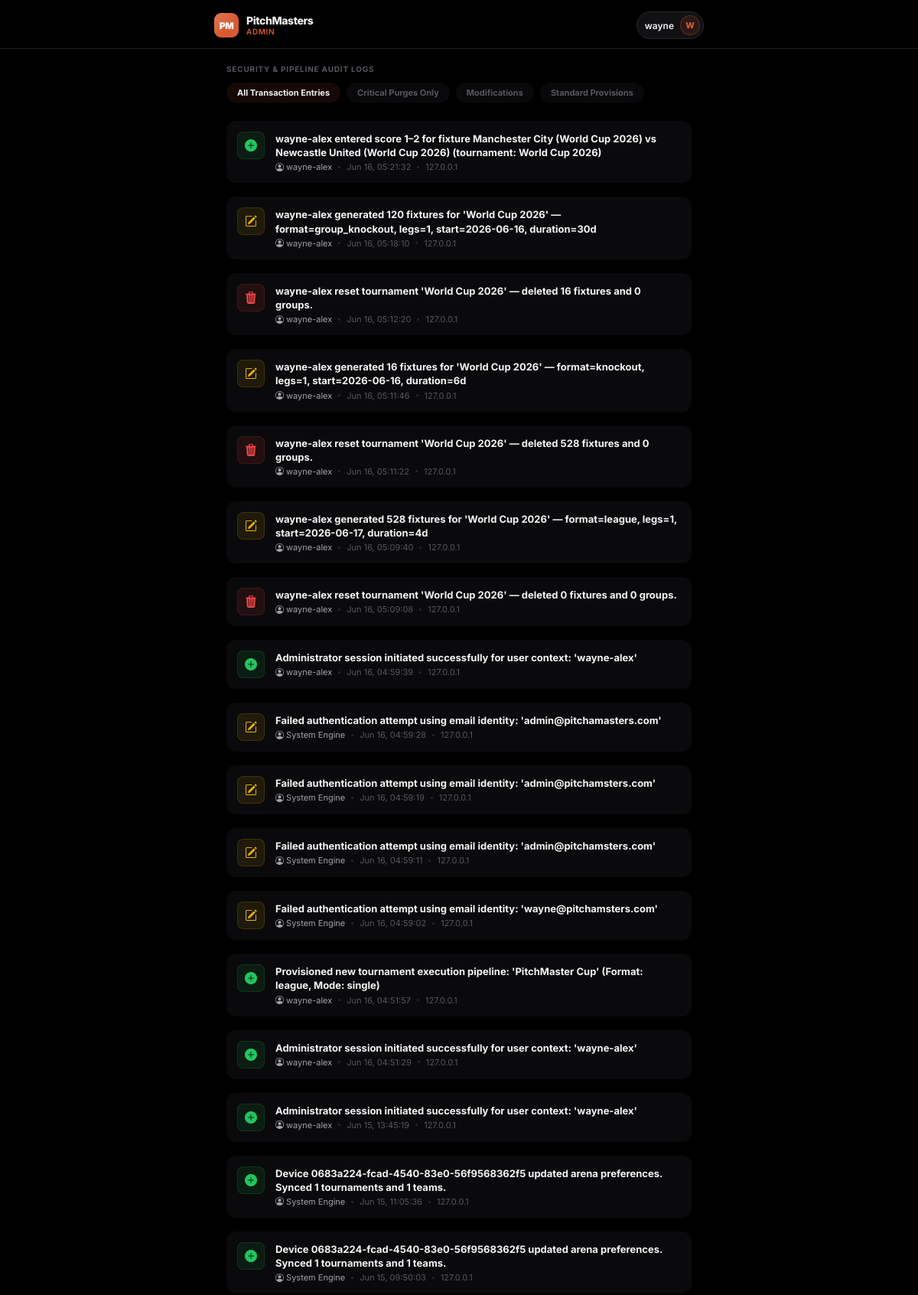
The page /tournament/audit-logs/ (signed in, upper part) on the database its author committed.
### tournament/models.py (models this page shows, shortened)
class AuditLog(models.Model):
    ACTION_LEVELS = [
        ('INFO', 'Information'),
        ('WARN', 'Modification'),
        ('CRIT', 'Destructive/Purge'),
    ]
    timestamp = models.DateTimeField(auto_now_add=True)
    actor = models.ForeignKey(User, on_delete=models.SET_NULL, null=True, blank=True)
    action_type = models.CharField(max_length=50)  # e.g., "TOURNAMENT_DELETE", "TEAM_CREATE"
    description = models.TextField()
    severity = models.CharField(max_length=10, choices=ACTION_LEVELS, default='INFO')
    ip_address = models.GenericIPAddressField(null=True, blank=True)
    class Meta:
        ordering = ['-timestamp']

### tournament/views.py (the view)
# urls.py: path('audit-logs/', views.admin_audit_logs_view, name='adminAuditLogsView'),
@login_required(login_url='/tournament/login/')
def admin_audit_logs_view(request):
    severity_filter = request.GET.get('severity', '')
    if severity_filter in ['INFO', 'WARN', 'CRIT']:
        logs = AuditLog.objects.filter(severity=severity_filter)
    else:
        logs = AuditLog.objects.all()
    context = {
        'logs': logs[:100],  # Slice top 100 entries for mobile optimization
        'current_filter': severity_filter,
    }
    return render(request, 'admin_audit_logs.html', context)

### tournament/templates/admin_audit_logs.html (shortened to what this page needs)
{% extends 'admin_dashboard_base.html' %}
{% block content %}
<main class="main-content">
    <h2 class="section-title">Security & Pipeline Audit Logs</h2>
    <div class="filter-scroll-row">
        <a href="?severity=" class="filter-chip {% if not current_filter %}active{% endif %}">All Transaction Entries</a>
        <a href="?severity=CRIT" class="filter-chip {% if current_filter == 'CRIT' %}active{% endif %}">Critical Purges Only</a>
        <a href="?severity=WARN" class="filter-chip {% if current_filter == 'WARN' %}active{% endif %}">Modifications</a>
        <a href="?severity=INFO" class="filter-chip {% if current_filter == 'INFO' %}active{% endif %}">Standard Provisions</a>
    </div>
    <div class="live-feed-container">
        {% for log in logs %}
        <div class="log-card">
            <div class="log-icon-frame {% if log.severity == 'CRIT' %}sev-crit{% elif log.severity == 'WARN' %}sev-warn{% else %}sev-info{% endif %}">
                {% if log.severity == 'CRIT' %}
                    <i class="bi bi-trash3-fill"></i>
                {% elif log.severity == 'WARN' %}
                    <i class="bi bi-pencil-square"></i>
                {% else %}
                    <i class="bi bi-plus-circle-fill"></i>
                {% endif %}
            </div>
            <div class="log-details">
                <div class="log-headline">{{ log.description }}</div>
                <div class="log-meta-line">
                    <span style="color: #a1a1aa;"><i class="bi bi-person-circle"></i> {{ log.actor.username|default:"System Engine" }}</span>
                    <span class="meta-divider"></span>
                    <span>{{ log.timestamp|date:"M d, H:i:s" }}</span>
                    {% if log.ip_address %}
                        <span class="meta-divider"></span>
                        <span>{{ log.ip_address }}</span>
                    {% endif %}
                </div>
            </div>
        </div>
        {% endfor %}
    </div>
</main>
{% endblock %}

### tournament/templates/admin_dashboard_base.html (shortened to what this page needs)
<!DOCTYPE html>
<html lang="en">
<head>
    <link rel="stylesheet" href="https://cdn.jsdelivr.net/npm/bootstrap-icons@1.11.3/font/bootstrap-icons.min.css">
</head>
<body>
<div class="app-shell">
    <header class="top-bar">
        <div class="top-bar-inner">
            <div class="brand">
                <div class="brand-mark">PM</div>
                <div class="brand-text">
                    <span class="brand-name">PitchMasters</span>
                    <span class="brand-role">Admin</span>
                </div>
            </div>
            <div class="user-pill" tabindex="0" role="button" aria-label="User menu">
                <span class="user-name">{{ request.user.get_short_name|default:request.user.username }}</span>
                <div class="user-avatar">
                    {{ request.user.username|slice:":1" }}
                </div>
            </div>
        </div>
    </header>
    {% block content %}{% endblock %}
</div>
</body>
</html>

### tournament/templates/admin_dashboard_base.html (style rules this page uses)
*, *::before, *::after { margin: 0; padding: 0; box-sizing: border-box; -webkit-tap-highlight-color: transparent; }
:root { --orange: #D85A30; --orange-dim: rgba(216, 90, 48, 0.12); --orange-glow: rgba(216, 90, 48, 0.08); --border: #1f1f22; --border-light: #2a2a2e; --bg: #000000; --bg-card: #0a0a0c; --bg-elevated: #111114; --bg-hover: #161619; --text: #f0f0f2; --text-sub: #a0a0a8; --text-muted: #56565e; }
body { background: var(--bg); color: var(--text); font-family: 'Inter', -apple-system, BlinkMacSystemFont, sans-serif; overflow-x: hidden; -webkit-font-smoothing: antialiased; }
.app-shell { display: flex; flex-direction: column; min-height: 100vh; min-height: 100dvh; padding-top: calc(64px + env(safe-area-inset-top, 0px)); padding-bottom: calc(72px + env(safe-area-inset-bottom, 0px)); }
.top-bar { position: fixed; top: 0; left: 0; right: 0; height: calc(64px + env(safe-area-inset-top, 0px)); background: rgba(0, 0, 0, 0.88); backdrop-filter: blur(20px) saturate(180%); -webkit-backdrop-filter: blur(20px) saturate(180%); border-bottom: 1px solid var(--border); display: flex; align-items: flex-end; padding: 0 16px calc(12px) 16px; z-index: 100; }
.top-bar-inner { width: 100%; max-width: 640px; margin: 0 auto; display: flex; align-items: center; justify-content: space-between; gap: 12px; }
.brand { display: flex; align-items: center; gap: 10px; flex-shrink: 0; }
.brand-mark { width: 32px; height: 32px; border-radius: 9px; background: var(--orange); display: flex; align-items: center; justify-content: center; font-size: 12px; font-weight: 900; color: #fff; letter-spacing: -0.5px; position: relative; overflow: hidden; }
.brand-mark::after { content: ''; position: absolute; inset: 0; background: linear-gradient(135deg, rgba(255, 255, 255, 0.18) 0%, transparent 60%); }
.brand-text { display: flex; flex-direction: column; line-height: 1; }
.brand-name { font-size: 14px; font-weight: 800; color: var(--text); letter-spacing: -0.03em; }
.brand-role { font-size: 10px; font-weight: 600; color: var(--orange); letter-spacing: 0.06em; text-transform: uppercase; margin-top: 2px; }
.user-pill { display: flex; align-items: center; gap: 8px; background: var(--bg-elevated); border: 1px solid var(--border-light); border-radius: 100px; padding: 4px 4px 4px 10px; cursor: pointer; transition: border-color 0.15s, background 0.15s; position: relative; }
.user-name { font-size: 12px; font-weight: 600; color: var(--text); max-width: 90px; overflow: hidden; text-overflow: ellipsis; white-space: nowrap; }
.user-avatar { width: 26px; height: 26px; border-radius: 50%; background: var(--orange-dim); border: 1px solid rgba(216, 90, 48, 0.3); display: flex; align-items: center; justify-content: center; font-size: 11px; font-weight: 800; color: var(--orange); flex-shrink: 0; text-transform: uppercase; }
.main-content { flex: 1; width: 100%; max-width: 640px; margin: 0 auto; padding: 20px 16px; }
.section-title { font-size: 10px; font-weight: 700; text-transform: uppercase; color: var(--text-muted); letter-spacing: 0.08em; margin: 28px 0 12px 0; }
.section-title:first-of-type { margin-top: 0; }
.live-feed-container { display: flex; flex-direction: column; gap: 8px; }

### rows shown on the page
AuditLog: severity "INFO" (drawn), description "wayne-alex entered score 1–2 for fixture Manchester City (World Cup 2026) vs Newcastle United (World Cup 2026) (tournament: World Cup 2026)", actor.username "wayne-alex", timestamp "Jun 16, 05:21:32", ip_address "127.0.0.1"
AuditLog: severity "WARN" (drawn), description "wayne-alex generated 120 fixtures for 'World Cup 2026' — format=group_knockout, legs=1, start=2026-06-16, duration=30d", actor.username "wayne-alex", timestamp "Jun 16, 05:18:10", ip_address "127.0.0.1"
AuditLog: severity "CRIT" (drawn), description "wayne-alex reset tournament 'World Cup 2026' — deleted 16 fixtures and 0 groups.", actor.username "wayne-alex", timestamp "Jun 16, 05:12:20", ip_address "127.0.0.1"
AuditLog: severity "WARN" (drawn), description "wayne-alex generated 16 fixtures for 'World Cup 2026' — format=knockout, legs=1, start=2026-06-16, duration=6d", actor.username "wayne-alex", timestamp "Jun 16, 05:11:46", ip_address "127.0.0.1"
AuditLog: severity "CRIT" (drawn), description "wayne-alex reset tournament 'World Cup 2026' — deleted 528 fixtures and 0 groups.", actor.username "wayne-alex", timestamp "Jun 16, 05:11:22", ip_address "127.0.0.1"
AuditLog: severity "WARN" (drawn), description "wayne-alex generated 528 fixtures for 'World Cup 2026' — format=league, legs=1, start=2026-06-17, duration=4d", actor.username "wayne-alex", timestamp "Jun 16, 05:09:40", ip_address "127.0.0.1"
AuditLog: severity "CRIT" (drawn), description "wayne-alex reset tournament 'World Cup 2026' — deleted 0 fixtures and 0 groups.", actor.username "wayne-alex", timestamp "Jun 16, 05:09:08", ip_address "127.0.0.1"
AuditLog: severity "INFO" (drawn), description "Administrator session initiated successfully for user context: 'wayne-alex'", actor.username "wayne-alex", timestamp "Jun 16, 04:59:39", ip_address "127.0.0.1"
AuditLog: severity "WARN" (drawn), description "Failed authentication attempt using email identity: 'admin@pitchamasters.com'", actor.username "System Engine", timestamp "Jun 16, 04:59:28", ip_address "127.0.0.1"
AuditLog: severity "WARN" (drawn), description "Failed authentication attempt using email identity: 'admin@pitchamsters.com'", actor.username "System Engine", timestamp "Jun 16, 04:59:19", ip_address "127.0.0.1"
AuditLog: severity "WARN" (drawn), description "Failed authentication attempt using email identity: 'admin@pitchamsters.com'", actor.username "System Engine", timestamp "Jun 16, 04:59:11", ip_address "127.0.0.1"
AuditLog: severity "WARN" (drawn), description "Failed authentication attempt using email identity: 'wayne@pitchamsters.com'", actor.username "System Engine", timestamp "Jun 16, 04:59:02", ip_address "127.0.0.1"
AuditLog: severity "INFO" (drawn), description "Provisioned new tournament execution pipeline: 'PitchMaster Cup' (Format: league, Mode: single)", actor.username "wayne-alex", timestamp "Jun 16, 04:51:57", ip_address "127.0.0.1"
AuditLog: severity "INFO" (drawn), description "Administrator session initiated successfully for user context: 'wayne-alex'", actor.username "wayne-alex", timestamp "Jun 16, 04:51:29", ip_address "127.0.0.1"
AuditLog: severity "INFO" (drawn), description "Administrator session initiated successfully for user context: 'wayne-alex'", actor.username "wayne-alex", timestamp "Jun 15, 13:45:19", ip_address "127.0.0.1"
AuditLog: severity "INFO" (drawn), description "Device 0683a224-fcad-4540-83e0-56f9568362f5 updated arena preferences. Synced 1 tournaments and 1 teams.", actor.username "System Engine", timestamp "Jun 15, 11:05:36", ip_address "127.0.0.1"
AuditLog: severity "INFO" (drawn), description "Device 0683a224-fcad-4540-83e0-56f9568362f5 updated arena preferences. Synced 1 tournaments and 1 teams.", actor.username "System Engine", timestamp "Jun 15, 09:50:03", ip_address "127.0.0.1"

### other values the page prints
{{ request.user.get_short_name|default:request.user.username }} "wayne"
{{ request.user.username|slice:":1" }} "W"
